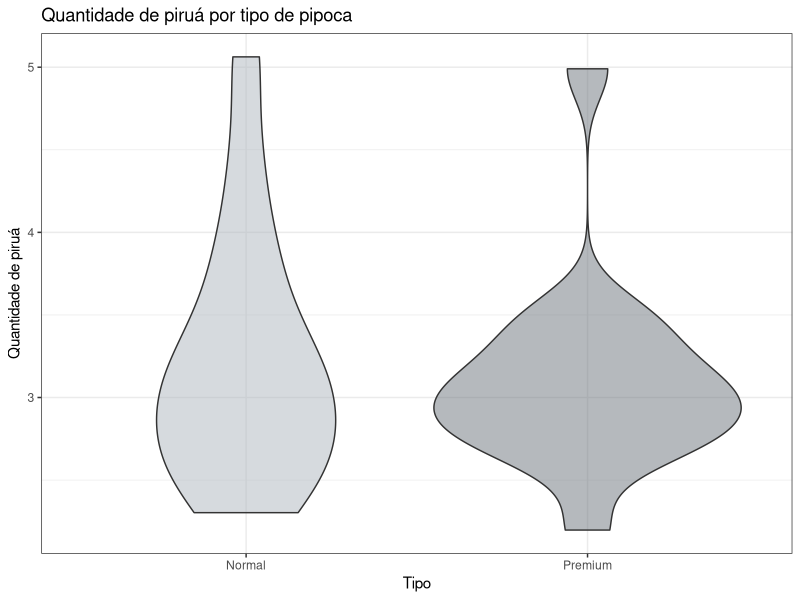
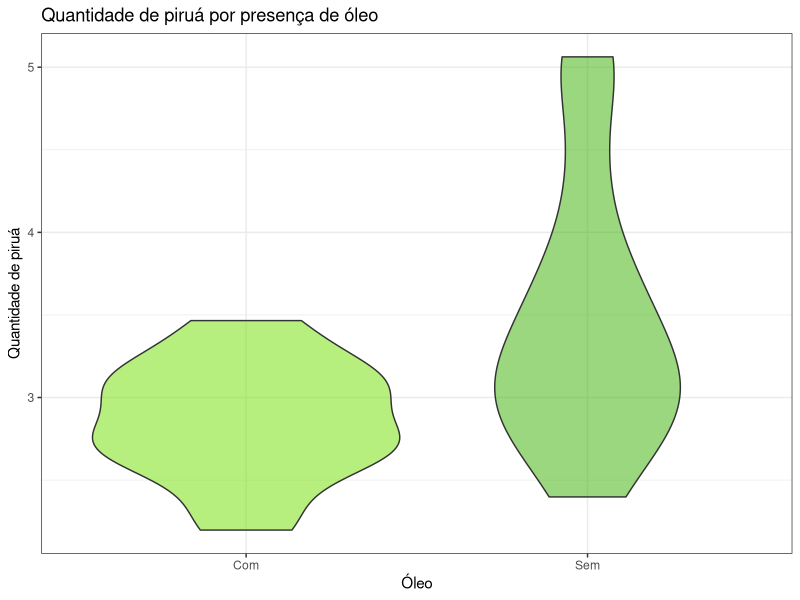
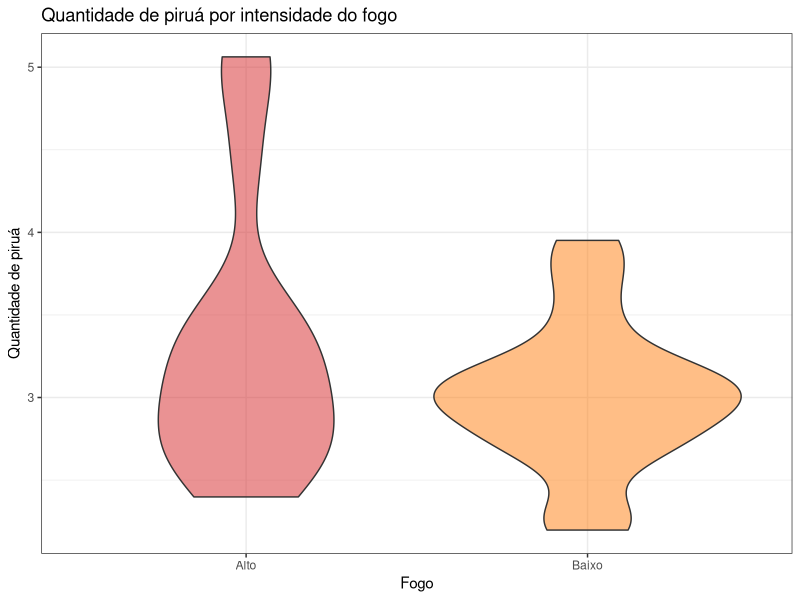
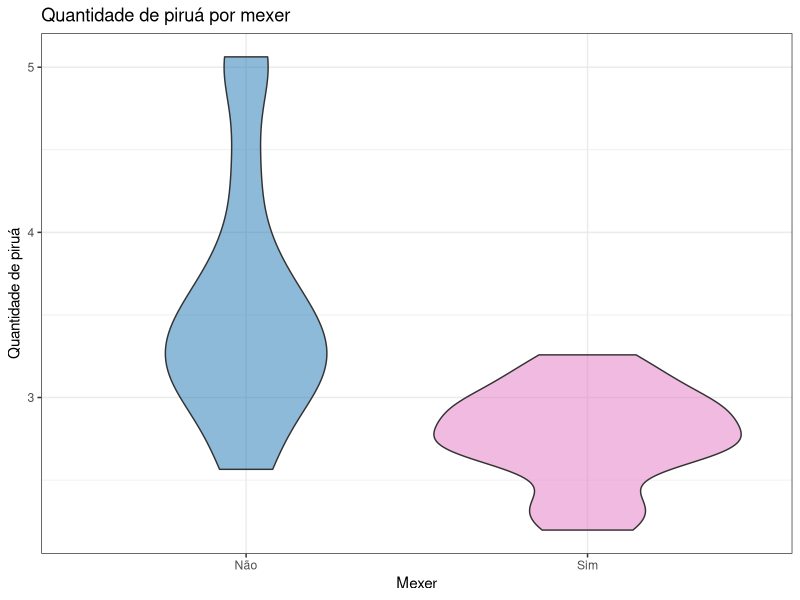
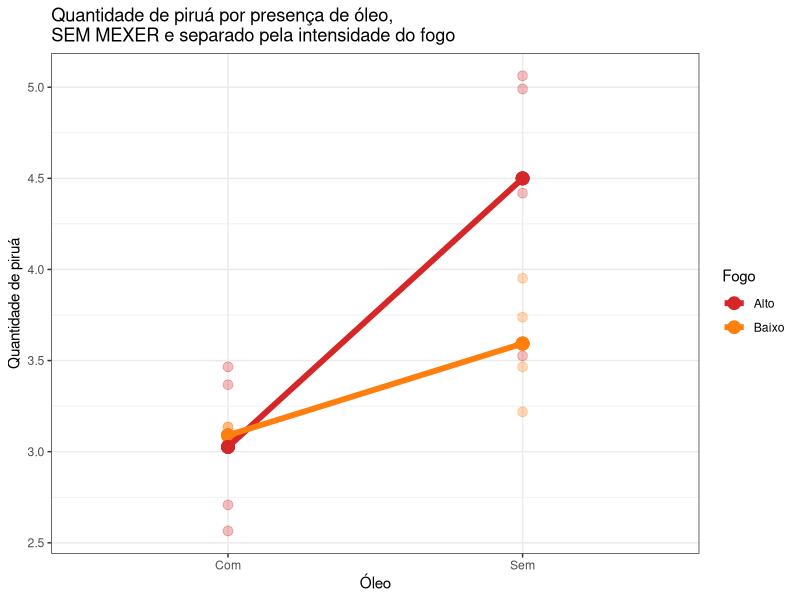
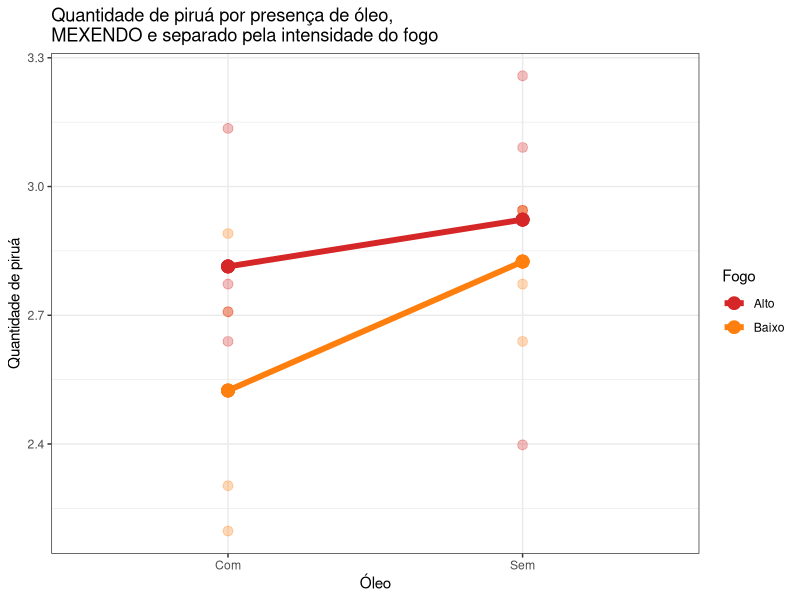
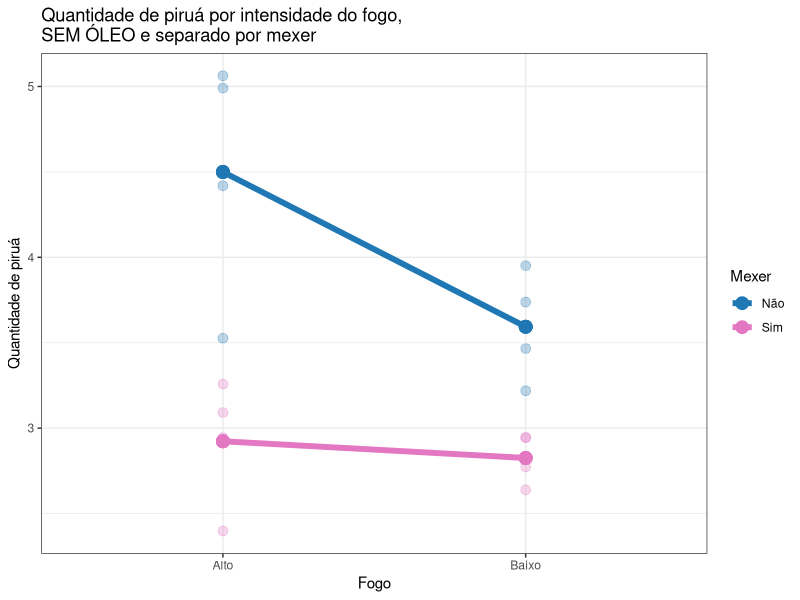
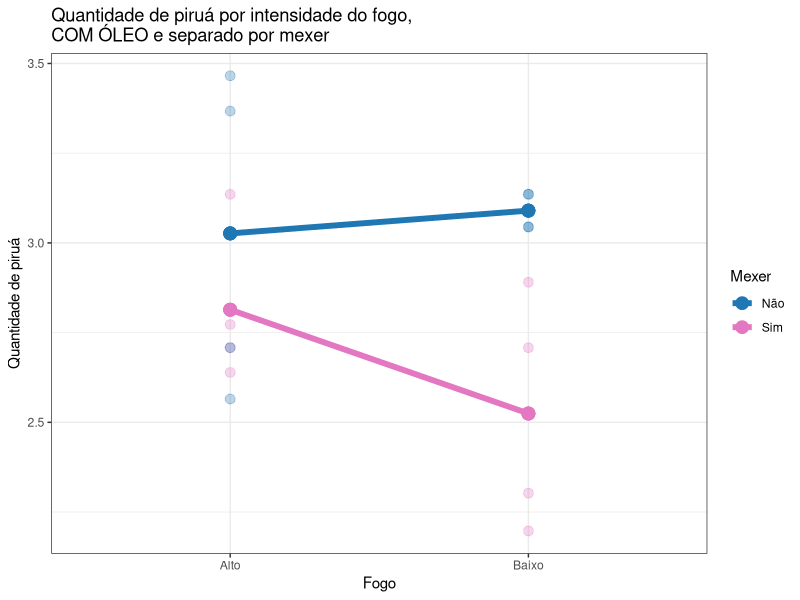

The R source for these figures, in order:
library(tidyverse)
library(svglite)

#--- Metadados ---#
set.seed(42)
# usaremos essas cores durante todo o programa
cor_tipo <- c("#adb5bd", '#6c757d')
cor_oleo <- c("#70e000", "#38b000")
cor_fogo <- c("#d62728", "#ff7f0e")
cor_mexer <- c("#1f77b4", "#e377c2")

ext_graf <- 'png' # tipo de arquivo que os gráficos serão salvos
tam_graf <- c('w' = 2001, 'h' = 1500)
path_graf <- 'gráficos'
unit_graf <- 'px'


#--- Preparando os dados ---# <- serviço de corno
Tipo <- c(rep('Normal', 16), rep('Premium', 16))
Óleo <- c(rep(c(rep('Sem', 8), rep('Com', 8)), 2))
Fogo <- c(rep(c(rep('Baixo', 4), rep('Alto', 4)), 4))            
Mexer <- c(rep(c(rep('Sim', 2), rep('Não', 2)), 8))
Replicação <- rep(c(1, 2), 16)
Qtt_pirua <- c(14, 19, 52, 42, 11, 26)

Qtt_pirua <-c(14, 19,
              52, 42,
              11, 26,
              83, 158,
              10, 15,
              21, 23,
              15, 23,
              32, 13,
              16, 19,
              32, 25,
              22, 19,
              34, 147,
              18, 9,
              21, 23,
              14, 16,
              29, 15
)

Grama_pirua <- c(
  3, 4,
  10, 8,
  3, 5,
  15, 27,
  2, 3,
  5 , 5,
  3, 4,
  8, 3,
  5, 5,
  6, 5,
  4, 4,
  8, 20,
  5, 2,
  5, 4,
  2, 3, 
  5, 3
)

df <- tibble(Tipo = as.factor(Tipo),
             Óleo = as.factor(Óleo),
             Fogo = as.factor(Fogo),
             Mexer = as.factor(Mexer),
             Replicação = as.factor(Replicação),
             Qtt_pirua,
             Grama_pirua
) %>% mutate(Qtt_pirua = log(Qtt_pirua))


#--- Análise exploratória ---#
# Quantidade de piruá X Tipo de pipoca
ggplot(df, aes(x = Tipo, y = Qtt_pirua, fill = Tipo)) +
  geom_violin(alpha = 0.5) +
  scale_fill_manual(values=c(cor_tipo)) +
  labs(title = 'Quantidade de piruá por tipo de pipoca',
       y = 'Quantidade de piruá') +
  theme_bw() +
  theme(legend.position = 'none')
ggsave(paste('piruaXtipo.', ext_graf, sep = ''), path = path_graf, device = ext_graf, width = tam_graf[1], height = tam_graf[2], units = unit_graf)

# Quantidade de piruá X presença de Óleo
ggplot(df, aes(x = Óleo, y = Qtt_pirua, fill = Óleo)) +
  geom_violin(alpha = 0.5) +
  scale_fill_manual(values=c(cor_oleo)) +
  labs(title = 'Quantidade de piruá por presença de óleo',
       y = 'Quantidade de piruá') +
  theme_bw() +
  theme(legend.position = 'none') # trocar a ordem
ggsave(paste('piruaXoleo.', ext_graf, sep = ''), path = path_graf, device = ext_graf, width = tam_graf[1], height = tam_graf[2], units = unit_graf)

# Quantidade de piruá X Intensidade do fogo
ggplot(df, aes(x = Fogo, y = Qtt_pirua, fill = Fogo)) +
  geom_violin(alpha = 0.5) +
  scale_fill_manual(values=c(cor_fogo)) +
  labs(title = 'Quantidade de piruá por intensidade do fogo',
       y = 'Quantidade de piruá') +
  theme_bw() +
  theme(legend.position = 'none')
ggsave(paste('piruaXfogo.', ext_graf, sep = ''), path = path_graf, device = ext_graf, width = tam_graf[1], height = tam_graf[2], units = unit_graf)

# Quantidade de piruá X Mexer ou não
ggplot(df, aes(x = Mexer, y = Qtt_pirua, fill = Mexer)) +
  geom_violin(alpha = 0.5) +
  scale_fill_manual(values=c(cor_mexer)) +
  labs(title = 'Quantidade de piruá por mexer',
       y = 'Quantidade de piruá') +
  theme_bw() +
  theme(legend.position = 'none')
ggsave(paste('piruaXmexer.', ext_graf, sep = ''), path = path_graf, device = ext_graf, width = tam_graf[1], height = tam_graf[2], units = unit_graf)


#--- ANOVA ---#
lm_model <- lm(Qtt_pirua ~
              Tipo * Óleo * Fogo * Mexer +
              Replicação * Óleo +
              Replicação * Fogo +
              Replicação * Mexer,
            df) # Replicação aqui, essencialmente, faz o papel da blocagem


anova(lm_model)

# Utilizar peso dos piruás ao invés da quantidade gerou os mesmos resultados na ANOVA

# lm_model2 <- lm(Grama_pirua ~
#                Tipo * Óleo * Fogo * Mexer +
#                Replicação*Óleo +
#                Replicação * Fogo +
#                Replicação * Mexer,
#              df)
# anova(lm_model2)


# Tipo deu não significativo (enquanto os outros fatores deram).
# A interação Óleo:Fogo:Mexer é significativa
# A interação Bloco:Fator não é significativa pra nenhum dos fatores (amém)

#--- Gráficos da interação ---#
# As bolas maiores são as médias
# x-axis: Óleo | fill: Fogo | Mexer: não
ggplot(df %>%
         filter(Mexer == 'Não') %>%
         group_by(Óleo, Fogo) %>%
         mutate(media = mean(Qtt_pirua)),
       aes(x = Óleo, color = Fogo)) +
  geom_point(aes(y = Qtt_pirua), size = 3, alpha = 0.3) +
  geom_point(aes(y = media), size = 4) +
  geom_line(aes(y = media, group = Fogo), linewidth = 2) +
  scale_color_manual(values=c(cor_fogo)) +
  labs(title = 'Quantidade de piruá por presença de óleo,\nSEM MEXER e separado pela intensidade do fogo',
       y = 'Quantidade de piruá') +
  theme_bw()
ggsave(paste('interacaoOleo1.', ext_graf, sep = ''), path = path_graf, device = ext_graf, width = tam_graf[1], height = tam_graf[2], units = unit_graf)

# x-axis: Óleo | fill: Fogo | Mexer: sim
ggplot(df %>%
         filter(Mexer == 'Sim') %>%
         group_by(Óleo, Fogo) %>%
         mutate(media = mean(Qtt_pirua)),
       aes(x = Óleo, color = Fogo)) +
  geom_point(aes(y = Qtt_pirua), size = 3, alpha = 0.3) +
  geom_point(aes(y = media), size = 4) +
  geom_line(aes(y = media, group = Fogo), linewidth = 2) +
  scale_color_manual(values=c(cor_fogo)) +
  labs(title = 'Quantidade de piruá por presença de óleo,\nMEXENDO e separado pela intensidade do fogo',
       y = 'Quantidade de piruá') +
  theme_bw()
ggsave(paste('interacaoOleo2.', ext_graf, sep = ''), path = path_graf, device = ext_graf, width = tam_graf[1], height = tam_graf[2], units = unit_graf)

# x-axis: Fogo | fill: Mexer | Óleo: sem
ggplot(df %>%
         filter(Óleo == 'Sem') %>%
         group_by(Fogo, Mexer) %>%
         mutate(media = mean(Qtt_pirua)),
       aes(x = Fogo, color = Mexer)) +
  geom_point(aes(y = Qtt_pirua), size = 3, alpha = 0.3) +
  geom_point(aes(y = media), size = 4) +
  geom_line(aes(y = media, group = Mexer), linewidth = 2) +
  scale_color_manual(values=c(cor_mexer)) +
  labs(title = 'Quantidade de piruá por intensidade do fogo,\nSEM ÓLEO e separado por mexer',
       y = 'Quantidade de piruá') +
  theme_bw()
ggsave(paste('interacaoFogo1.', ext_graf, sep = ''), path = path_graf, device = ext_graf, width = tam_graf[1], height = tam_graf[2], units = unit_graf)

# x-axis: Fogo | fill: Mexer | Óleo: com
ggplot(df %>%
         filter(Óleo == 'Com') %>%
         group_by(Fogo, Mexer) %>%
         mutate(media = mean(Qtt_pirua)),
       aes(x = Fogo, color = Mexer)) +
  geom_point(aes(y = Qtt_pirua), size = 3, alpha = 0.3) +
  geom_point(aes(y = media), size = 4) +
  geom_line(aes(y = media, group = Mexer), linewidth = 2) +
  scale_color_manual(values=c(cor_mexer)) +
  labs(title = 'Quantidade de piruá por intensidade do fogo,\nCOM ÓLEO e separado por mexer',
       y = 'Quantidade de piruá') +
  theme_bw()
ggsave(paste('interacaoFogo2.', ext_graf, sep = ''), path = path_graf, device = ext_graf, width = tam_graf[1], height = tam_graf[2], units = unit_graf)

# x-axis: Mexer | fill: Óleo | Fogo: Baixo
ggplot(df %>%
         filter(Fogo == 'Baixo') %>%
         group_by(Mexer, Óleo) %>%
         mutate(media = mean(Qtt_pirua)),
       aes(x = Mexer, color = Óleo)) +
  geom_point(aes(y = Qtt_pirua), size = 3, alpha = 0.3) +
  geom_point(aes(y = media), size = 4) +
  geom_line(aes(y = media, group = Óleo), linewidth = 2) +
  scale_color_manual(values=c(cor_oleo)) +
  labs(title = 'Quantidade de piruá por mexer,\nFOGO BAIXO e separado por presença de óleo',
       y = 'Quantidade de piruá') +
  theme_bw()
ggsave(paste('interacaoMexer1.', ext_graf, sep = ''), path = path_graf, device = ext_graf, width = tam_graf[1], height = tam_graf[2], units = unit_graf)

# x-axis: Mexer | fill: Óleo | Fogo: Alto
ggplot(df %>%
         filter(Fogo == 'Alto') %>%
         group_by(Mexer, Óleo) %>%
         mutate(media = mean(Qtt_pirua)),
       aes(x = Mexer, color = Óleo)) +
  geom_point(aes(y = Qtt_pirua), size = 3, alpha = 0.3) +
  geom_point(aes(y = media), size = 4) +
  geom_line(aes(y = media, group = Óleo), linewidth = 2) +
  scale_color_manual(values=c(cor_oleo)) +
  labs(title = 'Quantidade de piruá por mexer,\nFOGO ALTO e separado por presença de óleo',
       y = 'Quantidade de piruá') +
  theme_bw()
ggsave(paste('interacaoMexer2.', ext_graf, sep = ''), path = path_graf, device = ext_graf, width = tam_graf[1], height = tam_graf[2], units = unit_graf)

#--- Teste de Tukey ---#
# Fizemos o teste pras médias de cada um dos tratamentos, pra cada combinação dos outros dois fatores. Ou seja, tem quatro teste Tukey por fator.
vec_li <- c()
vec_ls <- c()
vec_cond <- c()

# Teste: Óleo
for(i in 1:2) {
  for(j in 1:2) {
    temp_model <- TukeyHSD(aov(Qtt_pirua ~ Óleo,
                               df %>% filter(Fogo == c('Baixo', 'Alto')[i], Mexer == c('Sim', 'Não')[j])))
    vec_li <- c(vec_li, temp_model$Óleo[1])
    vec_ls <- c(vec_ls, temp_model$Óleo[2])
    vec_cond <- c(vec_cond, paste('Fogo', '(',c('Baixo', 'Alto')[i], ')', ' | ', 'Mexer', '(',c('Sim', 'Não')[j], ')', sep = ''))
  }
}

# Teste: Fogo
for(i in 1:2) {
  for(j in 1:2) {
    temp_model <- TukeyHSD(aov(Qtt_pirua ~ Fogo,
                               df %>% filter(Óleo == c('Sem', 'Com')[i], Mexer == c('Sim', 'Não')[j])))
    vec_li <- c(vec_li, temp_model$Fogo[1])
    vec_ls <- c(vec_ls, temp_model$Fogo[2])
    vec_cond <- c(vec_cond, paste('Óleo', '(',c('Sem', 'Com')[i], ')', ' | ', 'Mexer', '(',c('Sim', 'Não')[j], ')', sep = ''))
  }
}

# Teste: Mexer
for(i in 1:2) {
  for(j in 1:2) {
    temp_model <- TukeyHSD(aov(Qtt_pirua ~ Mexer,
                               df %>% filter(Fogo == c('Baixo', 'Alto')[i], Óleo == c('Sem', 'Com')[j])))
    vec_li <- c(vec_li, temp_model$Mexer[1])
    vec_ls <- c(vec_ls, temp_model$Mexer[2])
    vec_cond <- c(vec_cond, paste('Fogo', '(',c('Baixo', 'Alto')[i], ')', ' | ', 'Óleo', '(',c('Sem', 'Com')[j], ')', sep = ''))
  }
}

ic_df <- tibble(
  Fator = c(
    rep('Óleo', 4),
    rep('Fogo', 4),
    rep('Mexer', 4)
  ),
  Nível = vec_cond,
  LI = vec_li,
  LS = vec_ls
)

# Gráficos do Tukey
# Óleo
ggplot(ic_df %>% filter(Fator == 'Óleo'), aes(x = Nível)) +
  geom_segment(aes(y = LI , yend = LS), linewidth = 1) +
  geom_point(aes(y = LI), size = 2) +
  geom_point(aes(y = LS), size = 2) +
  geom_hline(yintercept = 0) +
  labs(title = 'Intervalo de confiança do Óleo para combinações de níveis de Fogo e Mexer',
       x = 'Efeito do fator') +
  coord_flip() +
  theme_bw()
ggsave(paste('tukeyOleo.', ext_graf, sep = ''), path = path_graf, device = ext_graf, width = tam_graf[1], height = tam_graf[2], units = unit_graf)

# Fogo
ggplot(ic_df %>% filter(Fator == 'Fogo'), aes(x = Nível)) +
  geom_segment(aes(y = LI , yend = LS), linewidth = 1) +
  geom_point(aes(y = LI), size = 2) +
  geom_point(aes(y = LS), size = 2) +
  geom_hline(yintercept = 0) +
  labs(title = 'Intervalo de confiança do Fogo para combinações de níveis de Óleo e Mexer',
       x = 'Efeito do fator') +
  coord_flip() +
  theme_bw()
ggsave(paste('tukeyMexer.', ext_graf, sep = ''), path = path_graf, device = ext_graf, width = tam_graf[1], height = tam_graf[2], units = unit_graf)

# Mexer
ggplot(ic_df %>% filter(Fator == 'Mexer'), aes(x = Nível)) +
  geom_segment(aes(y = LI , yend = LS), linewidth = 1) +
  geom_point(aes(y = LI), size = 2) +
  geom_point(aes(y = LS), size = 2) +
  geom_hline(yintercept = 0) +
  labs(title = 'Intervalo de confiança de Mexer para combinações de níveis de Óleo e Fogo',
       x = 'Efeito do fator') +
  coord_flip() +
  theme_bw()
ggsave(paste('tukeyMexer.', ext_graf, sep = ''), path = path_graf, device = ext_graf, width = tam_graf[1], height = tam_graf[2], units = unit_graf)

#--- Análise de Resíduos ---#
# novo modelo sem o fator Tipo e as interações que não são significativas 
lm_new_model <- lm(Qtt_pirua ~
            Óleo * Fogo * Mexer +
            Replicação,
          df)
# QQ PLOT
ggplot() +
  geom_qq(aes(sample = rstandard(lm_new_model))) +
  geom_abline(color = "red") + 
  labs(title = 'QQ plot',
       x = 'Teórico',
       y = 'Amostra') +
  theme_bw()
ggsave(paste('qqplot.', ext_graf, sep = ''), path = path_graf, device = ext_graf, width = tam_graf[1], height = tam_graf[2], units = unit_graf)

# eu sei que os dados não parecem muito normais, mas rode esse exemplo algumas vezes e veja cada absurdo que aparece:
ggplot() +
  geom_qq(aes(sample = rnorm(32))) +
  geom_abline(color = "red")

# Resíduos x Fitted
ggplot(lm_new_model, aes(x = .fitted,
           y = .resid)) +
  geom_point() +
  geom_hline(yintercept = 0, color = "red") +
  labs(title = 'Resíduos por valores ajustados',
       y = 'Resíduos',
       x = 'Ajustado') +
  theme_bw()
ggsave(paste('residuosXfitted.', ext_graf, sep = ''), path = path_graf, device = ext_graf, width = tam_graf[1], height = tam_graf[2], units = unit_graf)

# Resíduos por ordem de coleta de dado
# [a fazer]

# Resíduos x Óleo
ggplot() +
  geom_point(
    aes(x = lm_new_model$model$Óleo, y = lm_new_model$residuals),
    size = 3
  ) +
  geom_hline(yintercept = 0, color = "red") +
  labs(title = 'Níveis do fator Óleo por resíduos',
       x = 'Níveis',
       y = 'Residuos') +
  theme_bw()
ggsave(paste('residuosXoleo.', ext_graf, sep = ''), path = path_graf, device = ext_graf, width = tam_graf[1], height = tam_graf[2], units = unit_graf)

# Resíduos x Fogo
ggplot() +
  geom_point(
    aes(x = lm_new_model$model$Fogo, y = lm_new_model$residuals),
    size = 3
  ) +
  geom_hline(yintercept = 0, color = "red") +
  labs(title = 'Níveis do fator Fogo por resíduos',
       x = 'Níveis',
       y = 'Residuos') +
  theme_bw()
ggsave(paste('residuosXfogo.', ext_graf, sep = ''), path = path_graf, device = ext_graf, width = tam_graf[1], height = tam_graf[2], units = unit_graf)

# Resíduos x Mexer
ggplot() +
  geom_point(
    aes(x = lm_new_model$model$Mexer, y = lm_new_model$residuals),
    size = 3
  ) +
  geom_hline(yintercept = 0, color = "red") +
  labs(title = 'Níveis do fator Mexer por resíduos',
       x = 'Níveis',
       y = 'Residuos') +
  theme_bw()
ggsave(paste('residuosXmexer.', ext_graf, sep = ''), path = path_graf, device = ext_graf, width = tam_graf[1], height = tam_graf[2], units = unit_graf)
